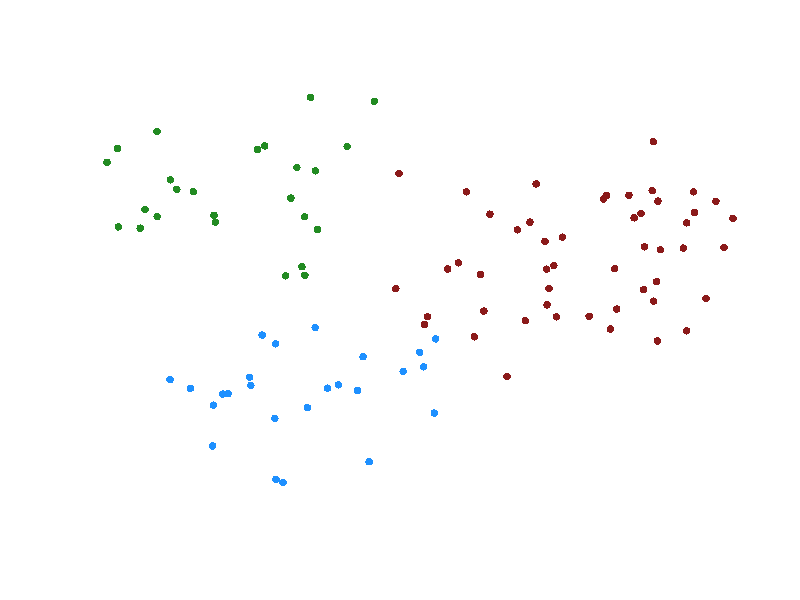
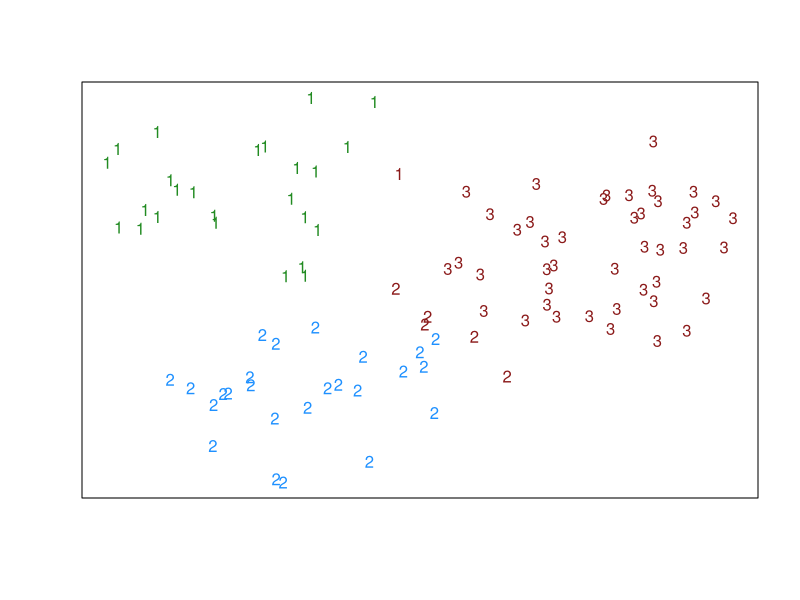
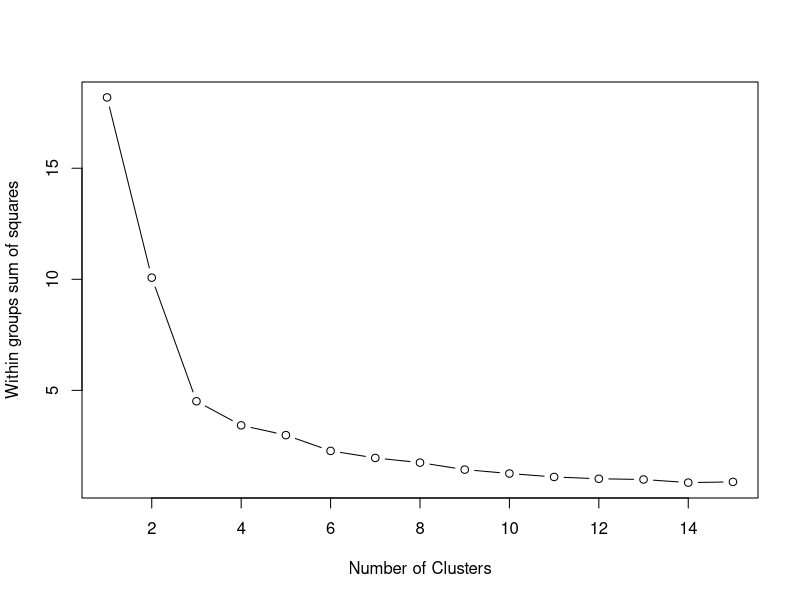
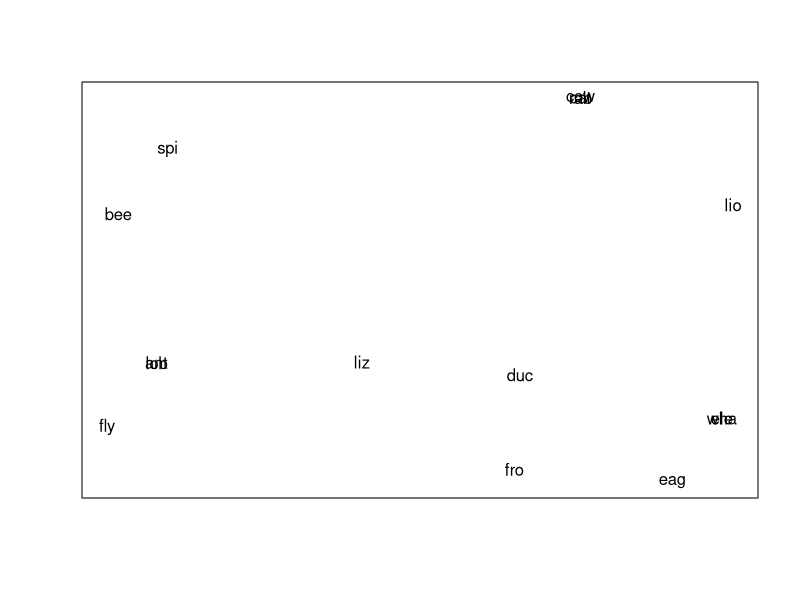
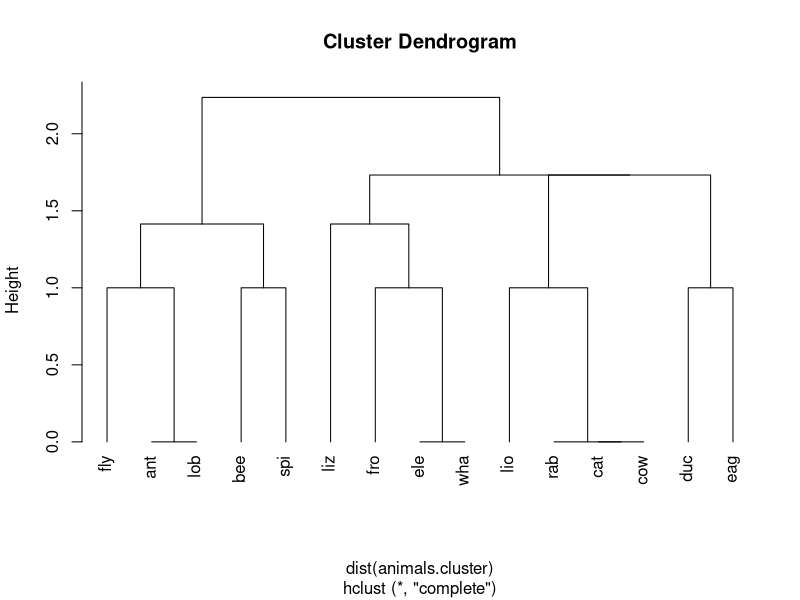

Source code (R) for these figures, in order:
## ---- chunk 1
knitr::opts_chunk$set(echo = TRUE)
library(knitr)
library(mnormt) # rmnorm
## ---- chunk 2
set.seed(10)
cluster1 <- rmnorm(n=25, mean=c(.3,.2), varcov=diag(2)*.025)
cluster2 <- rmnorm(n=25, mean=c(.15,.75), varcov=diag(2)*.025)
cluster3 <- rmnorm(n=50, mean=c(.75,.6), varcov=diag(2)*.03)
combined <- rbind(cluster1, cluster2, cluster3)
plot(combined, type='n', axes=F, xlab='', ylab='')
points(cluster1, pch=16, col='dodgerblue')
points(cluster2, pch=16, col='forestgreen')
points(cluster3, pch=16, col='firebrick4')
## ---- chunk 3
km <- kmeans(combined, 3)
km

# Create plot to compare clusters produced by k-means algorithm
plot(combined, type='n', axes=F, xlab='', ylab='')
box()
# Plot points: color is from simulated cluster (truth) and number
#              is assigned cluster.
points(combined, pch = as.character(km$cluster),
       col = c(rep('dodgerblue',25),
               rep('forestgreen',25),
               rep('firebrick4',50))
       )
## ---- chunk 4
# Scree plot
## Evaluate within cluster sum of squares for 1 to 15 clusters
wss <- rep(0,15)
for (i in 1:15) {
  wss[i] <- sum(kmeans(combined, centers=i)$withinss)
} 
plot(1:15, wss, type="b", 
     xlab="Number of Clusters", 
     ylab="Within groups sum of squares")
## ---- chunk 5
animals <- cluster::animals
colnames(animals) <- c("warm-blooded", 
                       "can fly",
                       "vertebrate",
                       "endangered",
                       "live in groups",
                       "have hair")
# Delete a few variables and clean up data
animals.cluster <- animals[,-(5)]
animals.cluster <- animals.cluster[-c(4,5,12,16,18),]
animals.cluster[10,4] <- 2
animals.cluster[14,4] <- 1
## ---- chunk 6
d <- dist(animals.cluster) 
d
## ---- chunk 7
fit <- cmdscale(d, k = 2) 

plot(fit[,1], fit[,2], xlab="", ylab="",   main="",	type="n",axes=F)
box()
text(fit[,1], fit[,2], labels = row.names(animals.cluster), cex=1)
## ---- chunk 8
# complete: maximum difference between elements in clusters
# single: minimum difference
hc <- hclust(dist(animals.cluster))
plot(hc, hang=-1)

# obtaining cluster assignments
cutree(hc, 4)
